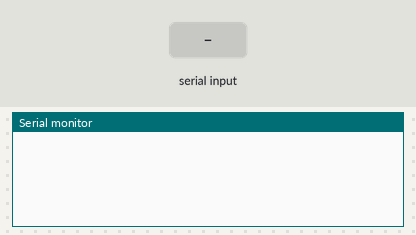
A sketch run on a simulated Arduino Uno, built with avr-gcc and run on an emulated ATmega328P. Shown: the last lines printed to the serial monitor. Inputs (shaded band) come from the test bench.

Above: at 1.2 s.
1.3 s: "90,45\n" received over Serial
At 2.5 s:
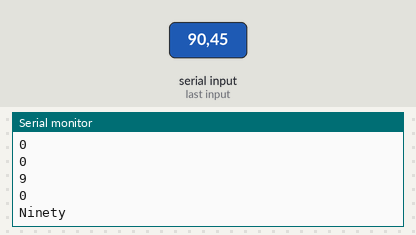
2.8 s: "30,150\n" received over Serial
At 3.9 s:
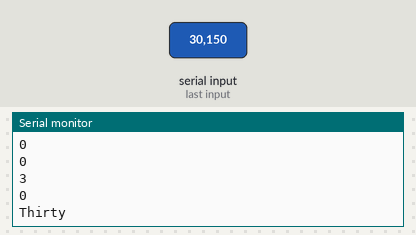
4.3 s: "9\n" received over Serial
At 5.0 s:
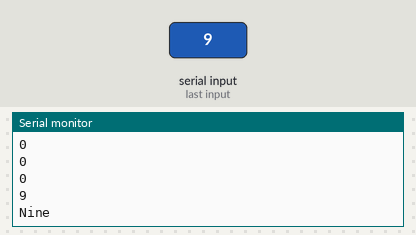
5.8 s: "8\n" received over Serial
At 6.2 s:
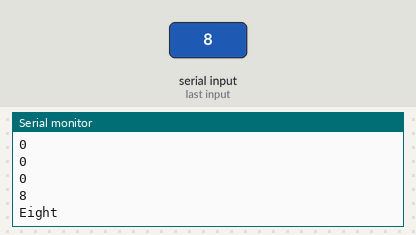
7.3 s: "7\n" received over Serial
At 8.5 s:
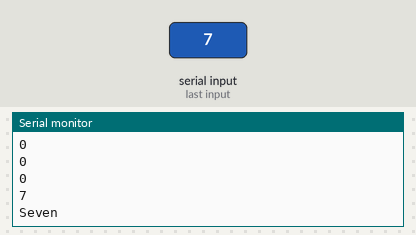
8.8 s: "6\n" received over Serial
At 9.6 s:
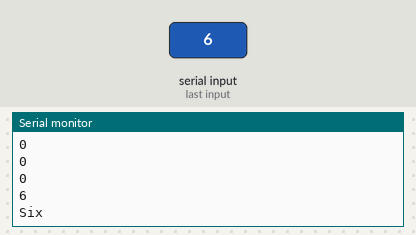
Timing chart, 0 to 11.3 s (numbered marks = the images above; inputs shaded):
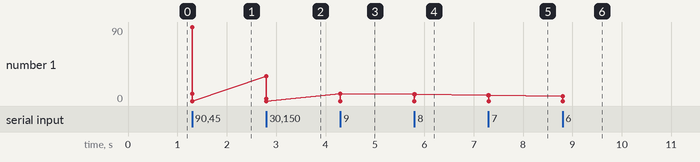

The sketch:

Logic.ino
```cpp
uint16_t amount = 10000;

void setup() {
  Serial.begin(115200);
}

void loop() {
  if (Serial.available() > 0)
  {
    String float_amt_string = Serial.readStringUntil('\n');
    float float_amt = float_amt_string.toFloat();
    amount = float_amt;
    Serial.println();
    Serial.println(float_amt);
    Serial.println(amount);
    int ones = amount % 10;
    int tens = (amount / 10) % 10;
    int hundreds = (amount / 100) % 10;
    int thousands = (amount / 1000) % 10;
    Serial.println(thousands);
    Serial.println(hundreds);
    Serial.println(tens);
    Serial.println(ones);
    if (thousands >= 1)
    {
      greaterthan0(thousands);
      Serial.print("Thousand ");
    }
    if (hundreds >= 1)
    {
      greaterthan0(hundreds);
      Serial.print("Hundred ");
    }
    if (tens >= 2)
    {
      if (amount > 100)
      {
        Serial.print("AND ");
      }
      greaterthan20(tens);
      if (ones > 0)
      {
        greaterthan0(ones);
      }
    }
    else if (tens > 0)
    {
      if (amount > 100)
      {
        Serial.print("AND ");
      }

      greaterthan10(ones);
    }
    else
    {
      if (amount > 100)
      {
        Serial.print("AND ");
      }

      if (ones > 0)
      {
        greaterthan0(ones);
      }
    }
    //        greaterthan20(hundreds);
    Serial.println();
  }
}

void greaterthan20(int hundredstemp)
{
  if (hundredstemp == 9)
    Serial.print("Ninety");
  else if (hundredstemp == 8)
    Serial.print("Eighty");
  else if (hundredstemp == 7)
    Serial.print("Seventy");
  else if (hundredstemp == 6)
    Serial.print("Sixty");
  else if (hundredstemp == 5)
    Serial.print("Fifty");
  else if (hundredstemp == 4)
    Serial.print("Forty");
  else if (hundredstemp == 3)
    Serial.print("Thirty");
  else if (hundredstemp == 2)
    Serial.print("Twenty");
  Serial.print(" ");
}

void greaterthan0(int tens_tmp)
{
  if (tens_tmp == 1)
    Serial.print("One");
  if (tens_tmp == 2)
    Serial.print("Two");
  if (tens_tmp == 3)
    Serial.print("Three");
  if (tens_tmp == 4)
    Serial.print("Four");
  if (tens_tmp == 5)
    Serial.print("Five");
  if (tens_tmp == 6)
    Serial.print("Six");
  if (tens_tmp == 7)
    Serial.print("Seven");
  if (tens_tmp == 8)
    Serial.print("Eight");
  if (tens_tmp == 9)
    Serial.print("Nine");
  Serial.print(" ");
}
void greaterthan10(int onestemp)
{
  if (onestemp == 0)
    Serial.println("Ten");
  if (onestemp == 1)
    Serial.println("Eleven");
  if (onestemp == 2)
    Serial.println("Twelve");
  if (onestemp == 3)
    Serial.println("Thirteen");
  if (onestemp == 4)
    Serial.println("Fourteen");
  if (onestemp == 5)
    Serial.println("Fifteen");
  if (onestemp == 6)
    Serial.println("Sixteen");
  if (onestemp == 7)
    Serial.println("Seventeen");
  if (onestemp == 8)
    Serial.println("Eighteen");
  if (onestemp == 9)
    Serial.println("Nineteen");
  Serial.print(" ");
}
```

Measured:
- after the input at 1.3 s, the serial monitor: prints a new line at once (image 1)
- after the input at 2.8 s, the serial monitor: prints a new line at once (image 2)
- after the input at 4.3 s, the serial monitor: prints a new line at once (image 3)
- after the input at 5.8 s, the serial monitor: prints a new line at once (image 4)
- after the input at 7.3 s, the serial monitor: prints a new line at once (image 5)
- after the input at 8.8 s, the serial monitor: prints a new line at once (image 6)
- plotted number 1: 9 → 8 after the input at 5.8 s, 8 → 7 after the input at 7.3 s, 7 → 6 after the input at 8.8 s
